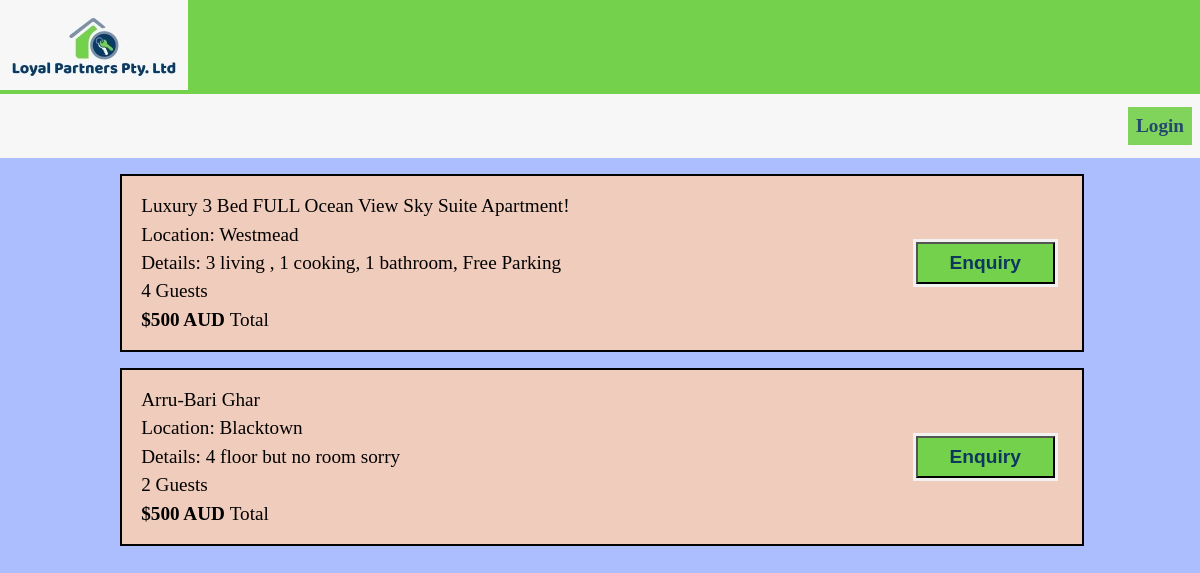
Before: / with the older database file.
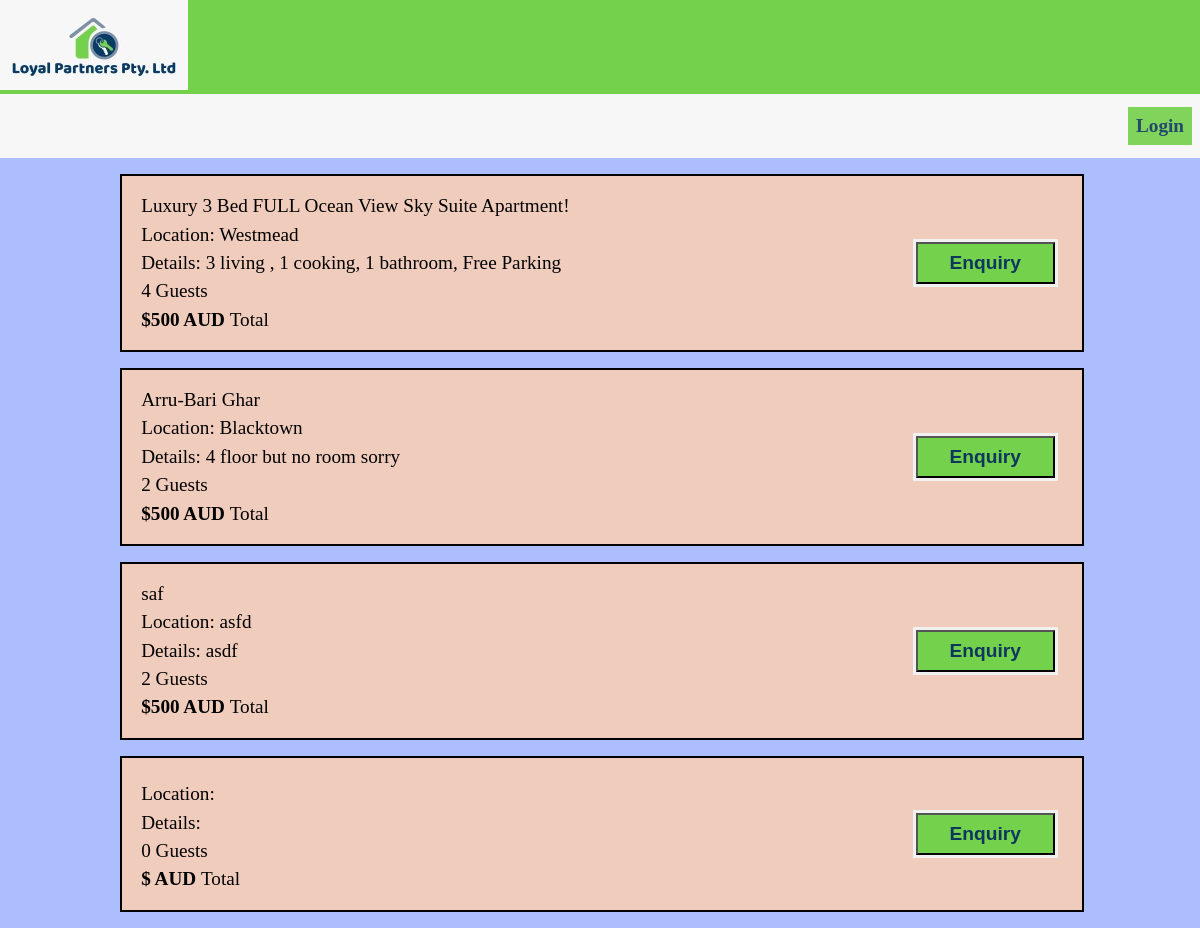
After: the same page with the newer database file.
### tables this page shows
CREATE TABLE `properties` (
  `prop_id` int(255) NOT NULL,
  `prop_name` varchar(255) NOT NULL,
  `prop_type` varchar(255) NOT NULL,
  `prop_StreetName` varchar(255) NOT NULL,
  `prop_suburb` varchar(255) NOT NULL,
  `prop_state` varchar(255) NOT NULL,
  `prop_postCode` int(4) NOT NULL,
  `prop_det` varchar(255) NOT NULL,
  `prop_occupancy` int(11) NOT NULL DEFAULT 1,
  `price` varchar(255) NOT NULL
);

### functions/load_template.php (called while the page is built, shortened)
<?php
	function loadTemplate($filename, $tempVars){
		extract($tempVars);
		require $filename;
		$content = ob_get_clean();
		return $content;
	}
?>

### pages/users/userhome.php (called while the page is built, shortened)
<?php
	$title = "Local Partners Pty Ltd";
	$conn = new DatabaseTable('properties');
	$data=$conn->findAll();
	$content = loadTemplate('../templates/users/userhomeTemplate.php', ['data'=>$data]);
?>

### classes/databasetable.php (called while the page is built, shortened)
<?php
class DatabaseTable{
    public $table;
    function __construct($table){
        $this->table = $table;
    }
function findAll() {
    global $pdo;
        $stmt = $pdo->prepare('SELECT * FROM ' . $this->table );
        $stmt->execute();
        return $stmt;
}
}
?>

### templates/users/userhomeTemplate.php (the view, shortened to what this page needs)
<article class="property-listing">
    <?php
       foreach ($data as $value) {
    ?>
    <section class="property">
        <div class="details">
            <span><?php echo $value["prop_name"];?></span>
            <span>Location: <?php echo $value["prop_suburb"];?></span>
            <span>Details: <?php echo $value["prop_det"];?></span>
            <span><?php echo $value["prop_occupancy"];?> Guests</span>
            <span><b>$<?php echo $value["price"];?> AUD </b>Total</span>
        </div>
        <div class="booking-options">
        <form method="POST" action="index.php?page=userhome">
            <input type="submit" value="Enquiry" class="enquir" name="book_prop">
            </form>
        </div>
    </section>
    <?php } ?>
</article>

### public_html/index.php (shortened to what this page needs)
<?php
	include '../db/connection.php';
	require '../classes/databasetable.php';
	require '../functions/load_template.php';
	if(isset($_GET['page'])){
		require '../pages/users/'.$_GET['page']. '.php';
	}
	else{
		require '../pages/users/userhome.php';
	}
	$tempVars = [
		'title' => $title,
		'content' => $content
	];
	echo loadTemplate('../templates/users/homepage.php', $tempVars);
?>

### templates/users/homepage.php (shortened to what this page needs)
<!DOCTYPE html>
<html lang="en">
<head>
    <link rel="stylesheet" href="../css/styles.css">
</head>
<body>
    <header>
        <div class="logo">
           <a href="index.php"> <img src="../images/logo/logo.png" alt="Local Partners Pty Ltd"></a>
        </div>
        <nav>
        <div class="userinfo">
        <?php
        if(isset($_SESSION['login']) && $_SESSION['login'] == 1){
            echo '<b><a href="index.php?page=history">History</a></b>';
            echo '<b>User:</b><a href="index.php?page=userprofile"> '. $_SESSION['username'] .'</a>';
?>
            <form method="POST" action="index.php?page=login">
            <input class ="login" type="submit" value="LogOut" name="logout">
            </form>
                <?php
        }
                else{
                   echo '<a class="login" href="index.php?page=login">Login</a>';
                }
                    ?>
            </div>
        </nav>
    </header>
    <main>
        <?php echo $content; ?>
    </main>
</body>
</html>

### css/styles.css (style rules this page uses)
* { padding: 0; margin: 0; }
header { background: #74d14c; }
nav { display: flex; flex-wrap: wrap; justify-content: flex-end; align-items: center; padding: 0 0.5rem; background: #f7f7f7; height: 4rem; }
.login, .enquir { text-decoration: none; color: #0e375e; background: #74d14c; padding: 0.5rem 2rem; font-size: 1.2rem; font-weight: 550; }
.userinfo { display: inherit; align-items: center; font-size: 1.2rem; color: #0e375e; }
.userinfo a { text-decoration: none; text-transform: capitalize; padding: 0.5rem; opacity: 0.9; }
body { background: #ADBEFF; }
.property { font-size: 1.2rem; border: #000 solid 2px; display: flex; justify-content: space-between; background: #F0CCBC; width: 80%; margin: 1rem 0 1rem 10%; }
.details { margin: 1rem; }
.property span { display: block; padding: 0.2rem;; }
.booking-options { display: flex; flex-direction: column; justify-content: center; text-align: right; margin: 0 1.5rem 0 0; }
form { border: 3px solid #f1f1f1; }

Changed rows visible on the page:
added properties: prop_name "saf", prop_suburb "asfd", prop_det "asdf", prop_occupancy "2", price "500"
added properties: prop_occupancy "0"
